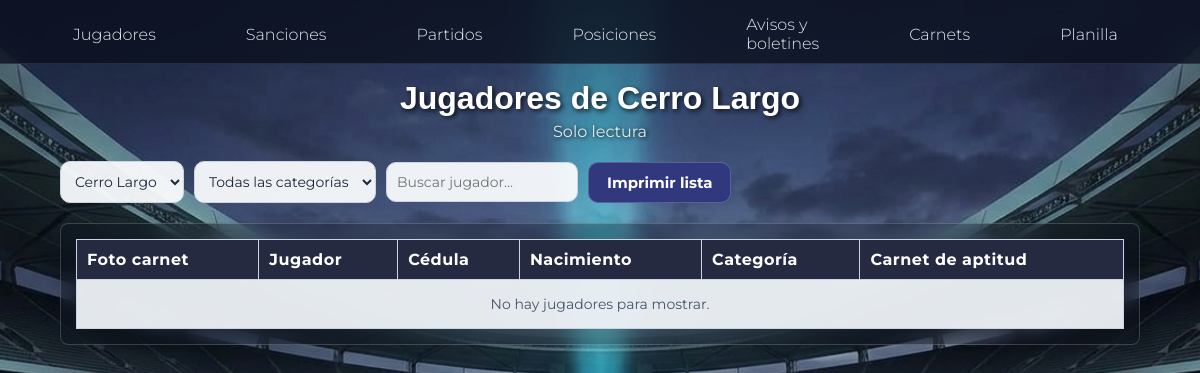
Before: /club/jugadores.php (signed in) with the older database file.
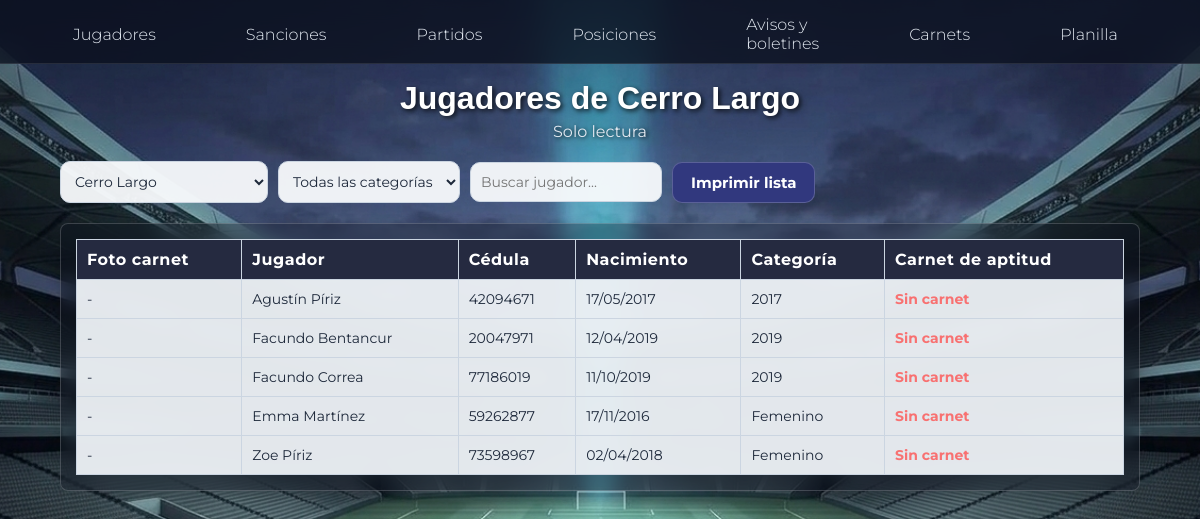
After: the same page with the newer database file.
### tables this page shows
CREATE TABLE `jugadores` (
  `id` int(11) NOT NULL,
  `nombre` varchar(45) DEFAULT NULL,
  `apellido` varchar(45) DEFAULT NULL,
  `cedula` varchar(45) NOT NULL,
  `fecha_nacimiento` date DEFAULT NULL,
  `id_club` int(11) DEFAULT NULL,
  `id_categoria` varchar(45) DEFAULT NULL,
  `masa` decimal(5,2) DEFAULT NULL,
  `altura` decimal(4,2) DEFAULT NULL,
  `peso` decimal(10,2) DEFAULT NULL,
  `velocidad` decimal(5,2) DEFAULT NULL
);

CREATE TABLE `categorias` (
  `id` int(11) NOT NULL,
  `año` varchar(45) NOT NULL,
  `cantidad_jugadores` int(11) NOT NULL DEFAULT 0
);

### auth.php (called while the page is built, shortened)
<?php
function h($texto) {
    return htmlspecialchars((string) $texto, ENT_QUOTES, "UTF-8");
}
?>

### club/jugadores.php (the view, shortened to what this page needs)
<?php
require_once __DIR__ . "/../conexion.php";
require_once __DIR__ . "/../auth.php";
$miClub = (int) $_SESSION["id_club"];
$verClub = isset($_GET["club"]) ? (int) $_GET["club"] : $miClub;
$clubes = mysqli_query($conn, "SELECT id, nombre FROM club ORDER BY nombre");
$club = mysqli_fetch_assoc(mysqli_query($conn, "SELECT nombre FROM club WHERE id = $verClub"));
$donde = "";
$sql = "SELECT jugadores.nombre, jugadores.apellido, jugadores.cedula, jugadores.fecha_nacimiento,
        categorias.año, carnets.foto, carnets.fecha_vencimiento
    FROM jugadores
    INNER JOIN categorias ON jugadores.id_categoria = categorias.id
    LEFT JOIN carnets ON carnets.id_jugador = jugadores.id
    WHERE jugadores.id_club = $verClub $donde
    ORDER BY categorias.año, jugadores.apellido";
$resultado = mysqli_query($conn, $sql);
$hoy = date("Y-m-d");
?>
<!DOCTYPE html>
<html lang="es">
<head>
    <link rel="stylesheet" href="club.css">
</head>
<body>
<?php include "menu.php"; ?>
<main>
    <h1>Jugadores de <?= h($club["nombre"] ?? "-") ?></h1>
    <p class="subtitulo">Solo lectura<?= $verClub != $miClub ? " (estás viendo otro club)" : "" ?></p>
<form method="get" class="filtros">
    <select name="club" onchange="this.form.submit()">
        <?php while ($c = mysqli_fetch_assoc($clubes)): ?>
            <option value="<?= $c["id"] ?>" <?= $c["id"] == $verClub ? "selected" : "" ?>><?= h($c["nombre"]) ?></option>
        <?php endwhile; ?>
    </select>
    <select name="categoria" onchange="this.form.submit()">
        <option value="0">Todas las categorías</option>
    </select>
    <input type="text" id="buscador" placeholder="Buscar jugador...">
    <button type="button" onclick="window.print()">Imprimir lista</button>
</form>
    <div class="tabla-scroll">
    <table id="tablaJugadores">
        <tr>
            <th>Foto carnet</th>
            <th>Jugador</th>
            <th>Cédula</th>
            <th>Nacimiento</th>
            <th>Categoría</th>
            <th>Carnet de aptitud</th>
        </tr>
        <?php while ($j = mysqli_fetch_assoc($resultado)): ?>
        <tr>
            <td>
                <?php if ($j["foto"]): ?>
                    <a href="carnets/fotos/<?= h($j["foto"]) ?>" target="_blank"><img class="foto" src="carnets/fotos/<?= h($j["foto"]) ?>" alt="carnet"></a>
                <?php else: ?>-<?php endif; ?>
            </td>
            <td><?= h($j["nombre"] . " " . $j["apellido"]) ?></td>
            <td><?= h($j["cedula"]) ?></td>
            <td><?= $j["fecha_nacimiento"] ? date("d/m/Y", strtotime($j["fecha_nacimiento"])) : "-" ?></td>
            <td><?= h($j["año"]) ?></td>
            <td>
                <?php if (!$j["fecha_vencimiento"]): ?>
                    <span class="mal">Sin carnet</span>
                <?php elseif ($j["fecha_vencimiento"] >= $hoy): ?>
                    <span class="ok">Vigente</span> (vence <?= date("d/m/Y", strtotime($j["fecha_vencimiento"])) ?>)
                <?php else: ?>
                    <span class="mal">Vencido</span> (<?= date("d/m/Y", strtotime($j["fecha_vencimiento"])) ?>)
                <?php endif; ?>
            </td>
        </tr>
        <?php endwhile; ?>
        <?php if (mysqli_num_rows($resultado) == 0): ?>
            <tr><td colspan="6" class="vacio">No hay jugadores para mostrar.</td></tr>
        <?php endif; ?>
    </table>
    </div>
</main>
</body>
</html>

Changed rows visible on the page:
added jugadores: nombre+apellido "Agustín Píriz", cedula "42094671", fecha_nacimiento "17/05/2017", id_categoria.año "2017"
added jugadores: nombre+apellido "Facundo Bentancur", cedula "20047971", fecha_nacimiento "12/04/2019", id_categoria.año "2019"
added jugadores: nombre+apellido "Facundo Correa", cedula "77186019", fecha_nacimiento "11/10/2019", id_categoria.año "2019"
added jugadores: nombre+apellido "Emma Martínez", cedula "59262877", fecha_nacimiento "17/11/2016", id_categoria.año "Femenino"
added jugadores: nombre+apellido "Zoe Píriz", cedula "73598967", fecha_nacimiento "02/04/2018", id_categoria.año "Femenino"
Other visible differences:
text no longer shown: "No hay jugadores para mostrar."
